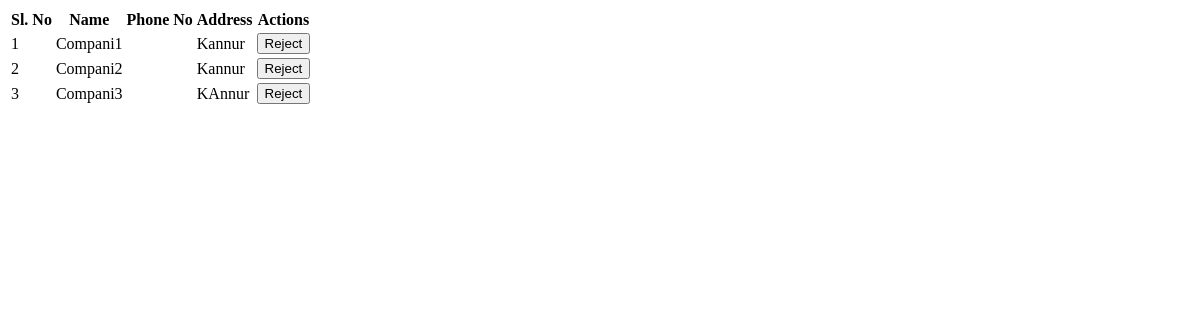
The app's page /adminhome, older data.
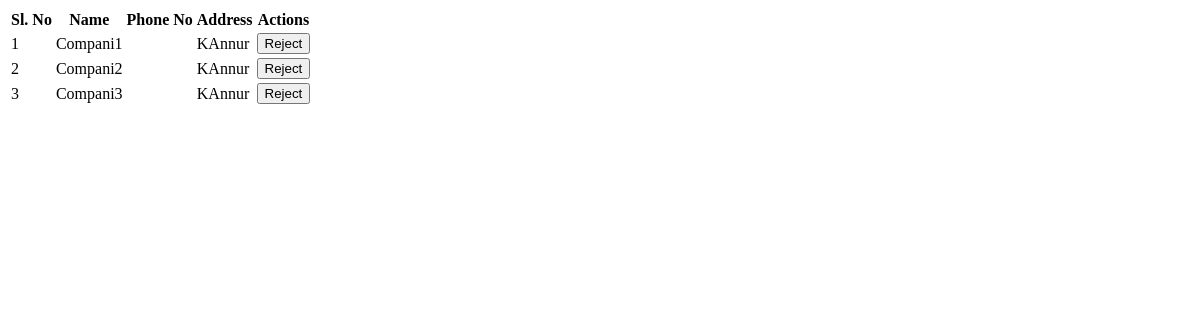
The same page, newer data.
### app/models.py (models this page shows, shortened)
class Company(models.Model):
    company_id=models.ForeignKey(CustomUser,on_delete=models.CASCADE)
    name=models.CharField(max_length=100)
    address=models.CharField(max_length=100)
    contactnumber=models.IntegerField(null=True,blank=True)
    email= models.CharField(max_length=100)

### app/views.py (the view)
# urls.py: path('adminhome',views.adminhome,name='adminhome'),
def adminhome(request):
    user=Company.objects.all()
    return render(request,'adminhome.html',{'user':user})

### templates/adminhome.html (shortened to what this page needs)
<!DOCTYPE html>
<html lang="en">
<head>
</head>
<body>
    <table>
        <tr>
            <th>Sl. No</th>
            <th>Name</th>
            <th>Phone No</th>
            <th>Address</th>
            <th>Actions</th>
        </tr>
        {% for i in user %}
        <tr>
            <td>{{ forloop.counter }}</td>
            <td>{{ i.name }}</td>
            <td>{{ i.phone }}</td>
            <td>{{ i.address }}</td>
            <td>
                <form action="{% url 'adminuseraccept' id=i.id %}" method="post" style="display:inline;">
                    {% if i.company_id.status == 'pending' %}
                        <button name="status" value="accepted">Accept</button>
                        <button name="status" value="rejected">Reject</button>
                    {% elif i.company_id.status == 'accepted' %}
                        <button name="status" value="rejected">Reject</button>
                    {% else %}
                        <button name="status" value="accepted">Accept</button>
                    {% endif %}
                </form>
            </td>
        </tr>
        {% endfor %}
    </table>
</body>
</html>

Row changes from the older to the newer data that the page shows:
changed Company "Compani1": address "Kannur" → "KAnnur"
changed Company "Compani2": address "Kannur" → "KAnnur"
